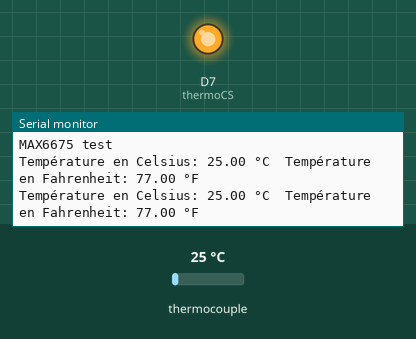
A sketch run on a simulated ESP8266 (NodeMCU). On the bench: output pins drawn as LEDs (lit = HIGH), the last lines printed to the serial monitor. The test bench sets the inputs (shaded band); at power-on: thermocouple 25 °C. Pins used as bus, display or sensor lines are not drawn.

Above: at 1.7 s.
1.8 s: thermocouple set to 6 °C
At 3.1 s:
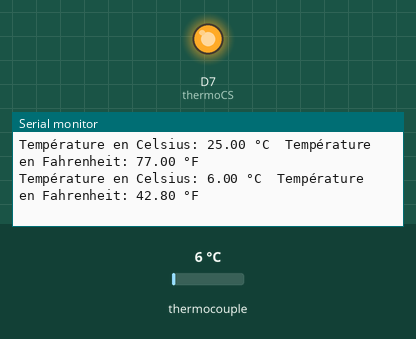
3.3 s: thermocouple set to 75 °C
At 4.4 s:
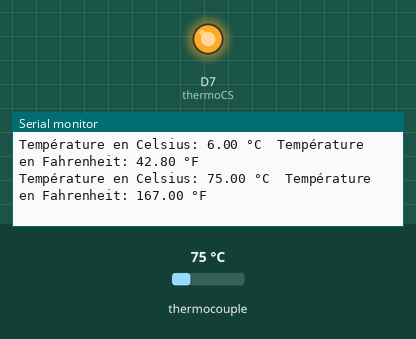
Timing chart, 0 to 6.3 s (numbered marks = the images above; inputs shaded):
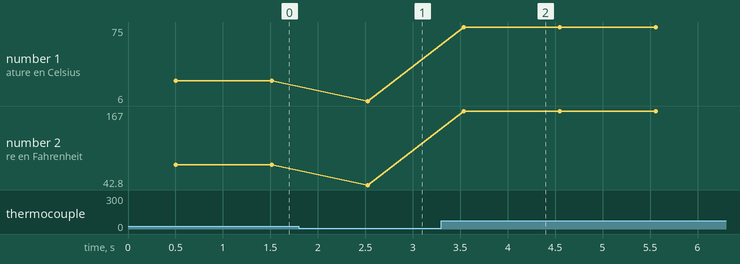

Measured:
- after the input at 1.8 s, the serial monitor: prints a new line after 0.72 s (image 1)
- after the input at 3.3 s, the serial monitor: prints a new line after 0.24 s (image 2)
- plotted number 1: 25 → 6 after the input at 1.8 s, 6 → 75 after the input at 3.3 s
- plotted number 2: 77 → 42.8 after the input at 1.8 s, 42.8 → 167 after the input at 3.3 s

The sketch:

sketch_mar01a.ino
```cpp
#include <max6675.h>

#include <SPI.h>
#include "max6675.h"

int thermoDO = D6; // Connectez le fil DO du MAX6675 à la broche D6 de l'ESP8266
int thermoCS = D7; // Connectez le fil CS du MAX6675 à la broche D7 de l'ESP8266
int thermoCLK = D5; // Connectez le fil CLK du MAX6675 à la broche D5 de l'ESP8266

MAX6675 thermocouple(thermoCLK, thermoCS, thermoDO);

void setup() {
  Serial.begin(9600);
  pinMode(thermoCS, OUTPUT);
  digitalWrite(thermoCS, HIGH);

  Serial.println("MAX6675 test");
  delay(500);
}

void loop() {
  // Lire la température en Celsius et Fahrenheit
  double celsius = thermocouple.readCelsius();
  double fahrenheit = thermocouple.readFahrenheit();

  // Afficher les valeurs de température sur le moniteur série
  Serial.print("Température en Celsius: ");
  Serial.print(celsius);
  Serial.print(" °C\t");
  Serial.print("Température en Fahrenheit: ");
  Serial.print(fahrenheit);
  Serial.println(" °F");

  delay(1000); // Attendre une seconde avant la prochaine lecture
}
```
